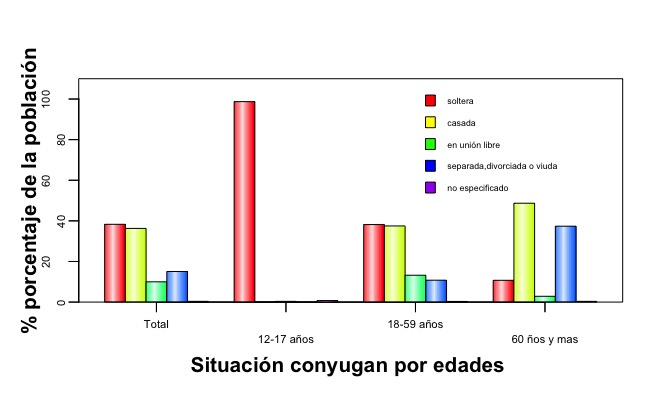

Write R code to recreate this figure.
library(plotrix)
library(readxl)

azca<-read_xlsx("azcaconyu1.xlsx")
attach(azca)

azca1<-azca[,-1]
azca2<-t(azca1)
colnames(azca2)<- c("Total", "12-17 años", "18-59 años", "60 ños y mas")


barp(azca2, names.arg = colnames(azca2), cex.axis = 0.7,
     col=rainbow(5), cylindrical = TRUE, ylim = c(0,110), 
     shadow = FALSE, staxx = TRUE, staxy = TRUE,
     legend.pos = list(x=0.10, y=0.30), xlab = "", ylab = "", border = TRUE)


mtext("Situación conyugan por edades ", 1, line = 2.8, font = 2, cex = 1.3)
mtext("% porcentaje de la población", 2, line = 2, font = 2, cex = 1.3)
legend("topright", c("soltera", "casada", "en unión libre", "separada,divorciada o viuda", "no especificado"), bty="n", cex = .55, fill=c("red", "yellow", "green","blue","purple"))

#legend("topright", colnames(azca1), bty="n", cex = 0.5, fill=c("red","lightskyblue"))
